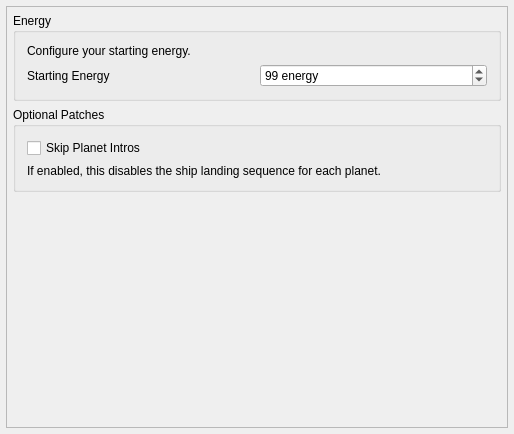
<?xml version="1.0" encoding="UTF-8"?>
<ui version="4.0">
 <class>PresetHuntersGameplay</class>
 <widget class="QMainWindow" name="PresetHuntersGameplay">
  <property name="geometry">
   <rect>
    <x>0</x>
    <y>0</y>
    <width>514</width>
    <height>434</height>
   </rect>
  </property>
  <property name="windowTitle">
   <string>Energy</string>
  </property>
  <widget class="QWidget" name="centralWidget">
   <property name="maximumSize">
    <size>
     <width>16777215</width>
     <height>16777215</height>
    </size>
   </property>
   <layout class="QVBoxLayout" name="main_layout">
    <property name="leftMargin">
     <number>6</number>
    </property>
    <property name="topMargin">
     <number>6</number>
    </property>
    <property name="rightMargin">
     <number>6</number>
    </property>
    <property name="bottomMargin">
     <number>6</number>
    </property>
    <item>
     <widget class="QScrollArea" name="scroll_area">
      <property name="widgetResizable">
       <bool>true</bool>
      </property>
      <widget class="QWidget" name="scroll_area_contents">
       <property name="geometry">
        <rect>
         <x>0</x>
         <y>0</y>
         <width>500</width>
         <height>420</height>
        </rect>
       </property>
       <property name="sizePolicy">
        <sizepolicy hsizetype="Ignored" vsizetype="Preferred">
         <horstretch>0</horstretch>
         <verstretch>0</verstretch>
        </sizepolicy>
       </property>
       <layout class="QVBoxLayout" name="scroll_area_layout">
        <property name="spacing">
         <number>6</number>
        </property>
        <property name="leftMargin">
         <number>6</number>
        </property>
        <property name="topMargin">
         <number>6</number>
        </property>
        <property name="rightMargin">
         <number>6</number>
        </property>
        <property name="bottomMargin">
         <number>6</number>
        </property>
        <item>
         <widget class="QGroupBox" name="energy_box">
          <property name="title">
           <string>Energy</string>
          </property>
          <layout class="QGridLayout" name="gridLayout">
           <item row="3" column="0">
            <widget class="QLabel" name="energy_capacity_label">
             <property name="text">
              <string>Starting Energy</string>
             </property>
            </widget>
           </item>
           <item row="3" column="1">
            <widget class="QSpinBox" name="energy_capacity_spin_box">
             <property name="enabled">
              <bool>true</bool>
             </property>
             <property name="wrapping">
              <bool>false</bool>
             </property>
             <property name="frame">
              <bool>true</bool>
             </property>
             <property name="buttonSymbols">
              <enum>QAbstractSpinBox::UpDownArrows</enum>
             </property>
             <property name="suffix">
              <string> energy</string>
             </property>
             <property name="minimum">
              <number>1</number>
             </property>
             <property name="maximum">
              <number>1099</number>
             </property>
             <property name="singleStep">
              <number>1</number>
             </property>
             <property name="value">
              <number>99</number>
             </property>
             <property name="displayIntegerBase">
              <number>10</number>
             </property>
            </widget>
           </item>
           <item row="0" column="0">
            <widget class="QLabel" name="energy_capacity_description">
             <property name="text">
              <string>&lt;html&gt;&lt;head/&gt;&lt;body&gt;&lt;p&gt;Configure your starting energy.&lt;/p&gt;&lt;/body&gt;&lt;/html&gt;</string>
             </property>
             <property name="wordWrap">
              <bool>true</bool>
             </property>
            </widget>
           </item>
          </layout>
         </widget>
        </item>
        <item>
         <widget class="QGroupBox" name="optional_box">
          <property name="title">
           <string>Optional Patches</string>
          </property>
          <layout class="QVBoxLayout" name="verticalLayout">
           <item>
            <widget class="QCheckBox" name="skip_planet_intros_check">
             <property name="text">
              <string>Skip Planet Intros</string>
             </property>
            </widget>
           </item>
           <item>
            <widget class="QLabel" name="skip_planet_intros_label">
             <property name="text">
              <string>If enabled, this disables the ship landing sequence for each planet.</string>
             </property>
            </widget>
           </item>
          </layout>
         </widget>
        </item>
        <item>
         <spacer name="spacer">
          <property name="orientation">
           <enum>Qt::Vertical</enum>
          </property>
          <property name="sizeHint" stdset="0">
           <size>
            <width>40</width>
            <height>20</height>
           </size>
          </property>
         </spacer>
        </item>
       </layout>
      </widget>
     </widget>
    </item>
   </layout>
  </widget>
 </widget>
 <layoutdefault spacing="6" margin="11"/>
 <resources/>
 <connections/>
</ui>
